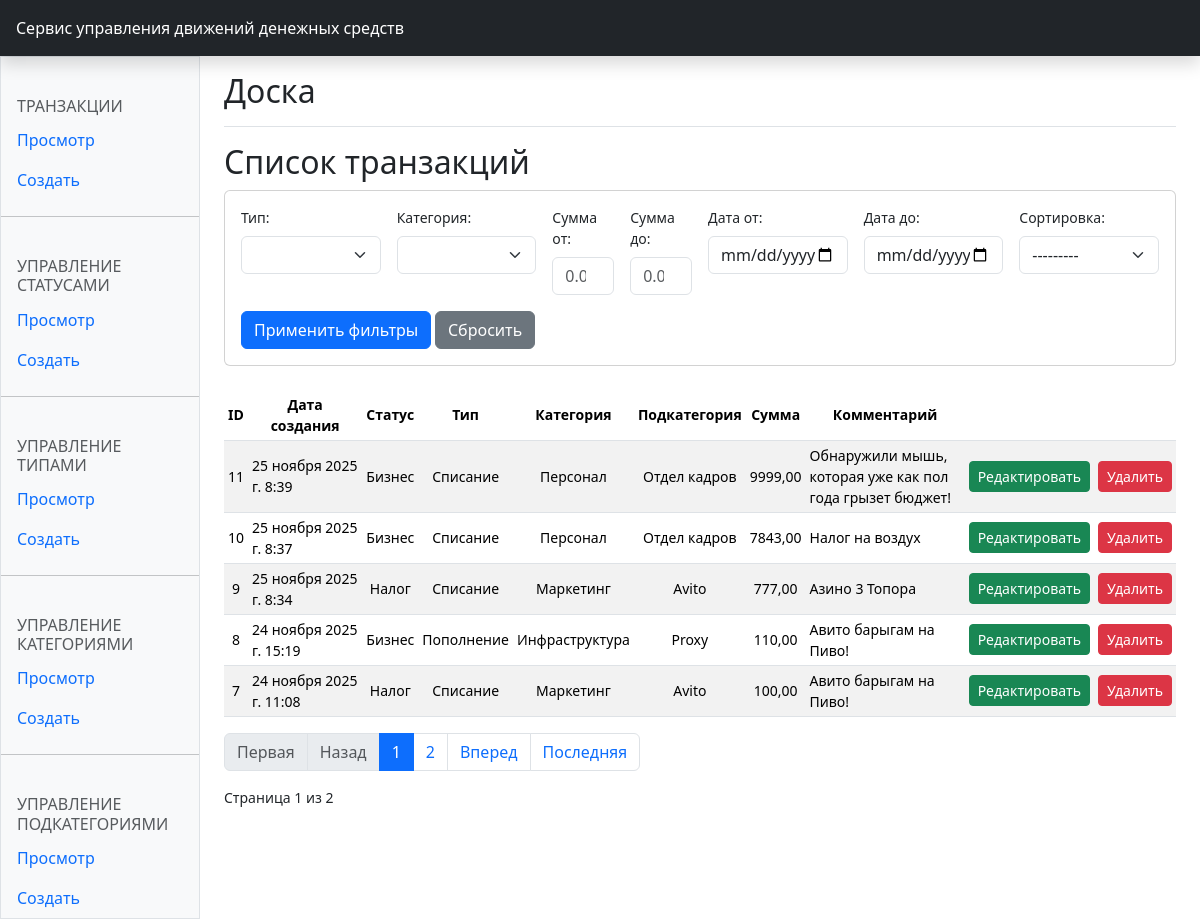
The page / on the database its author committed.
### cash_traffic/models.py (models this page shows, shortened)
class Transaction(models.Model):
    date_created = models.DateTimeField(auto_now=True, verbose_name="Дата создания")
    status = models.ForeignKey(
        Status,
        on_delete=models.PROTECT,
        verbose_name="Статус"
    )
    type = models.ForeignKey(
        Type,
        on_delete=models.PROTECT,
        verbose_name="Тип операции"
    )
    category = models.ForeignKey(
        Category,
        on_delete=models.PROTECT,
        verbose_name="Категория"
    )
    subcategory = models.ForeignKey(
        SubCategory,
        on_delete=models.PROTECT,
        verbose_name="Подкатегория"
    )
    amount = models.DecimalField(
        max_digits=11,
        decimal_places=2,
        validators=[MinValueValidator(0.01)],
        verbose_name="Сумма"
    )
    comment = models.TextField(
        blank=True,
        null=True,
        verbose_name="Комментарий"
    )
    class Meta:
        verbose_name = 'Транзакция'
        verbose_name_plural = 'Транзакции'
        ordering = ['-date_created']

class Status(models.Model):
    name = models.CharField(max_length=30, unique=True,
                            verbose_name="Название")
    desc = models.CharField(max_length=500, blank=True,
                            null=True, verbose_name="Описание")
    class Meta:
        ordering = ['id']
        verbose_name = 'Статус'
        verbose_name_plural = 'Статусы'
    def __str__(self) -> str:
        return self.name

class Type(models.Model):
    name = models.CharField(max_length=30, unique=True,
                            verbose_name="Название")
    desc = models.CharField(max_length=500, blank=True,
                            null=True, verbose_name="Описание")
    class Meta:
        ordering = ['id']
        verbose_name = 'Тип операции'
        verbose_name_plural = 'Типы операций'
    def __str__(self) -> str:
        return self.name

class Category(models.Model):
    name = models.CharField(max_length=30, unique=True,
                            verbose_name="Название")
    type = models.ForeignKey(
        Type, on_delete=models.CASCADE, verbose_name="Тип операции")
    class Meta:
        ordering = ['id']
        verbose_name = 'Категория'
        verbose_name_plural = 'Категории'
        unique_together = ('name', 'type')
    def __str__(self) -> str:
        return f"{self.name}"

class SubCategory(models.Model):
    name = models.CharField(max_length=30, unique=True,
                            verbose_name="Название подкатегории")
    category = models.ForeignKey(
        Category, on_delete=models.CASCADE, verbose_name="Категория")
    class Meta:
        ordering = ['id']
        verbose_name = 'Подкатегория'
        verbose_name_plural = 'Подкатегории'
        unique_together = ('name', 'category')
    def __str__(self) -> str:
        return f"{self.name}"

### cash_traffic/views/transaction.py (the view)
# urls.py: path('', views.ListTransaction.as_view(), name='transactions_list'),
class ListTransaction(ListView):
    model = Transaction
    template_name = 'cash_traffic/index.html'
    context_object_name = 'transactions'
    paginate_by = 5
    def get_queryset(self):
        queryset = super().get_queryset() # type: ignore
        self.filter = TransactionFilter(self.request.GET, queryset=queryset) # type: ignore
        return self.filter.qs
    def get_context_data(self, **kwargs):
        url_param = self.request.GET.copy()
        if 'page' in url_param:
            del url_param['page']
        context = super().get_context_data(**kwargs) # type: ignore
        context['title'] = 'Список транзакций'
        context['header'] = 'Доска'
        context['filter'] = self.filter
        context['filter_params'] = url_param.urlencode() # type: ignore
        return context

### cash_traffic/templates/cash_traffic/index.html (shortened to what this page needs)
{% extends "base.html" %}
{% load widget_tweaks %}
{% block header %}
    <header class="navbar sticky-top bg-dark flex-md-nowrap p-0 shadow" data-bs-theme="dark" style="">
        <a class="navbar-brand col-md-3 col-lg-2 me-0 px-3 fs-6 text-white" href="#">Сервис управления движений денежных средств</a>
    </header>
{% endblock header %}
{% block title %}
    <div class="d-flex justify-content-between flex-wrap flex-md-nowrap align-items-center pt-3 pb-2 mb-3 border-bottom">
        <h1 class="h2">{{header}}</h1>
    </div>
{% endblock title %}
{% block content %}
    <h2>{{title}}</h2>
    <div class="table-responsive small">
        <div class="card mb-4">
            <div class="card-body">
                <form method="get" class="row g-3">
                    <div class="col-md-2">
                        <label class="form-label">Тип:</label>
                        {{ filter.form.type|add_class:"form-select" }}
                    </div>
                    <div class="col-md-2">
                        <label class="form-label">Категория:</label>
                        {{ filter.form.category|add_class:"form-select" }}
                    </div>
                    <div class="col-md-1">
                        <label class="form-label">Сумма от:</label>
                        {{ filter.form.amount_min|add_class:"form-control"|attr:"placeholder:0.00" }}
                    </div>
                    <div class="col-md-1">
                        <label class="form-label">Сумма до:</label>
                        {{ filter.form.amount_max|add_class:"form-control"|attr:"placeholder:0.00" }}
                    </div>
                    <div class="col-md-2">
                        <label class="form-label">Дата от:</label>
                        {{ filter.form.date_after|add_class:"form-control" }}
                    </div>
                    <div class="col-md-2">
                        <label class="form-label">Дата до:</label>
                        {{ filter.form.date_before|add_class:"form-control" }}
                    </div>
                    <div class="col-md-2">
                        <label class="form-label">Сортировка:</label>
                        {{ filter.form.ordering|add_class:"form-select" }}
                    </div>
                    <div class="col-12">
                        <button type="submit" class="btn btn-primary">Применить фильтры</button>
                        <a href="{% url 'cash_traffic:transactions_list' %}" class="btn btn-secondary">Сбросить</a>
                    </div>
                </form>
            </div>
        </div>
        <table class="table table-striped table-sm">
            <thead>
                <tr class="text-center align-middle">
                    <th>ID</th>
                    <th>Дата создания</th>
                    <th>Статус</th>
                    <th>Тип</th>
                    <th>Категория</th>
                    <th>Подкатегория</th>
                    <th>Сумма</th>
                    <th>Комментарий</th>
                    <th></th>
                    <th></th>
                </tr>
            </thead>
            <tbody>
                {% for item in transactions %}
                    <tr class="text-center align-middle">
                        <td>{{item.id}}</td>
                        <td class="text-start" style="width:12%">{{item.date_created}}</td>
                        <td>{{item.status}}</td>
                        <td>{{item.type}}</td>
                        <td>{{item.category}}</td>
                        <td>{{item.subcategory}}</td>
                        <td>{{item.amount}}</td>
                        <td class="text-start">{{item.comment}}</td>
                        <td>
                            <a href="{% url "cash_traffic:edit_transaction" item.id %}" class="btn btn-sm btn-success">Редактировать</a>
                        </td>
                        <td>
                            <a href="{% url "cash_traffic:del_transaction" item.id %}" class="btn btn-sm btn-danger">Удалить</a>
                        </td>
                    </tr>
                {% endfor %}
            </tbody>
        </table>
        {% include "transaсtion_pagination.html" %}
    </div>
{% endblock content %}

### cash_traffic/static/cash_traffic/css/styles.css (style rules this page uses)
.navbar-brand { padding: 1em 0em; }

### rows shown on the page
Transaction: id "11", date_created "25 ноября 2025 г. 8:39", status "Бизнеc", type "Списание", category "Персонал", subcategory "Отдел кадров", amount "9999,00", comment "Обнаружили мышь, которая уже как пол года грызет бюджет!"
Transaction: id "10", date_created "25 ноября 2025 г. 8:37", status "Бизнеc", type "Списание", category "Персонал", subcategory "Отдел кадров", amount "7843,00", comment "Налог на воздух"
Transaction: id "9", date_created "25 ноября 2025 г. 8:34", status "Налог", type "Списание", category "Маркетинг", subcategory "Avito", amount "777,00", comment "Азино 3 Топора"
Transaction: id "8", date_created "24 ноября 2025 г. 15:19", status "Бизнеc", type "Пополнение", category "Инфраструктура", subcategory "Proxy", amount "110,00", comment "Авито барыгам на Пиво!"
Transaction: id "7", date_created "24 ноября 2025 г. 11:08", status "Налог", type "Списание", category "Маркетинг", subcategory "Avito", amount "100,00", comment "Авито барыгам на Пиво!"

### other values the page prints
{{ header }} "Доска"
{{ title }} "Список транзакций"
{{ num }} "1"
{{ num }} "2"
{{ page_obj.number }} "1"
{{ page_obj.paginator.num_pages }} "2"
